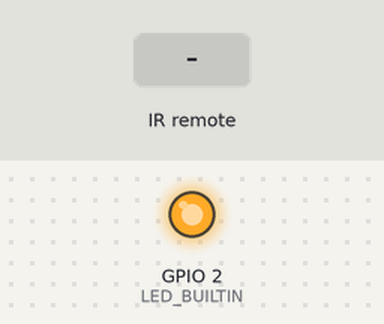
The sketch below on a simulated ESP8266 (NodeMCU). Parts: output pins drawn as LEDs (lit = HIGH, except the on-board LED, lit = LOW). The test bench sets the inputs (shaded band). At 1.3 s the program restarts the board; the recording ends there.

Above: at 1.2 s.
1.3 s: infrared code 0x22 received
Timing chart, 0 to 1.3 s (numbered marks = the images above; inputs shaded):
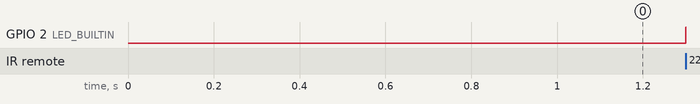

The sketch:

ExternalInterface.ino
```cpp
#define DECODE_RC6
#define IR_RECEIVE_PIN 5
#include <IRremote.hpp>

//#define DEBUG

void setup() {
  pinMode(LED_BUILTIN, OUTPUT);
  Serial1.begin(115200);
#ifdef DEBUG
  Serial.begin(115200);
  Serial.println("Start...");
#endif
  IrReceiver.begin(IR_RECEIVE_PIN, DISABLE_LED_FEEDBACK);
}

void loop() {
  if (IrReceiver.decode()) {
    if (IrReceiver.decodedIRData.address == 0 && (IrReceiver.decodedIRData.flags & IRDATA_FLAGS_IS_REPEAT) == 0 ) {
      if ( digitalRead(LED_BUILTIN) == HIGH) digitalWrite(LED_BUILTIN, LOW);
      else digitalWrite(LED_BUILTIN, HIGH);
      if (IrReceiver.decodedIRData.command == 0x22) { // RakutenTV??
        ESP.reset();  // Somtimes the IRremote library gets out of sync :-(
      }
      Serial1.write(IrReceiver.decodedIRData.command);
#ifdef DEBUG
      Serial.print(IrReceiver.decodedIRData.command, HEX);
      Serial.print('/');
      Serial.print(IrReceiver.decodedIRData.decodedRawData, HEX);
      Serial.print('/');
      Serial.println(IrReceiver.repeatCount);
      if (IrReceiver.decodedIRData.command == 0x10) {
        Serial.println("VOLUME-UP");
      } else if (IrReceiver.decodedIRData.command == 0x11) {
        Serial.println("VOLUME-DOWN");
      } else if (IrReceiver.decodedIRData.command == 0x2B) {
        Serial.println("BACK");
      } else if (IrReceiver.decodedIRData.command == 0x28) {
        Serial.println("FWD");
      } else if (IrReceiver.decodedIRData.command == 0x2B) {
        Serial.println("BACK");
      } else if (IrReceiver.decodedIRData.command == 0x28) {
        Serial.println("FWD");
      } else if (IrReceiver.decodedIRData.command == 0x58) {
        Serial.println("UP");
      } else if (IrReceiver.decodedIRData.command == 0x59) {
        Serial.println("DOWN");
      } else if (IrReceiver.decodedIRData.command == 0x5A) {
        Serial.println("LEFT");
      } else if (IrReceiver.decodedIRData.command == 0x5B) {
        Serial.println("RIGHT");
      } else if (IrReceiver.decodedIRData.command == 0x5C) {
        Serial.println("OK");
      } else if (IrReceiver.decodedIRData.command == 0x0C) {
        Serial.println("POWER");
      }
#endif
    }
    IrReceiver.resume();
  }
  delay(5);
}
```
